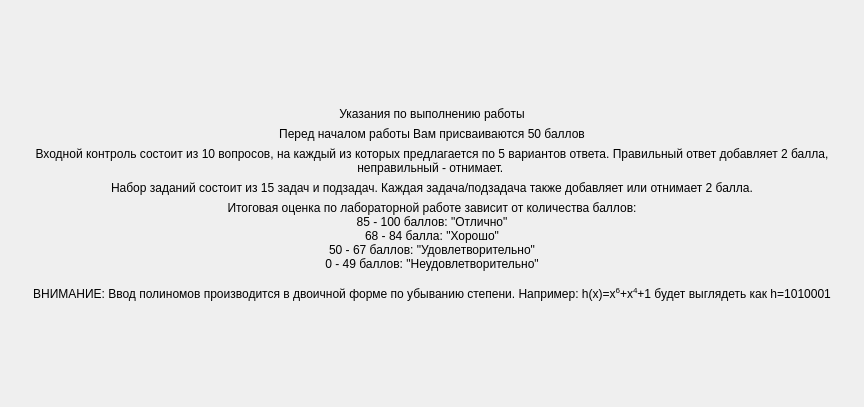
<?xml version="1.0" encoding="UTF-8"?>
<ui version="4.0">
 <class>ScreenDescription</class>
 <widget class="QFrame" name="ScreenDescription">
  <property name="geometry">
   <rect>
    <x>0</x>
    <y>0</y>
    <width>864</width>
    <height>407</height>
   </rect>
  </property>
  <property name="windowTitle">
   <string>Frame</string>
  </property>
  <layout class="QGridLayout" name="gridLayout">
   <property name="leftMargin">
    <number>0</number>
   </property>
   <property name="topMargin">
    <number>0</number>
   </property>
   <property name="rightMargin">
    <number>0</number>
   </property>
   <property name="bottomMargin">
    <number>0</number>
   </property>
   <item row="0" column="0">
    <layout class="QVBoxLayout" name="verticalLayout">
     <item>
      <spacer name="verticalSpacer">
       <property name="orientation">
        <enum>Qt::Vertical</enum>
       </property>
       <property name="sizeHint" stdset="0">
        <size>
         <width>0</width>
         <height>0</height>
        </size>
       </property>
      </spacer>
     </item>
     <item>
      <widget class="QLabel" name="label">
       <property name="styleSheet">
        <string notr="true">font: 75 16pt &quot;MS Shell Dlg 2&quot;;</string>
       </property>
       <property name="text">
        <string>Указания по выполнению работы</string>
       </property>
       <property name="alignment">
        <set>Qt::AlignCenter</set>
       </property>
       <property name="wordWrap">
        <bool>true</bool>
       </property>
      </widget>
     </item>
     <item>
      <widget class="QLabel" name="label_2">
       <property name="styleSheet">
        <string notr="true">font: 12pt &quot;MS Shell Dlg 2&quot;;</string>
       </property>
       <property name="text">
        <string>Перед началом работы Вам присваиваются 50 баллов</string>
       </property>
       <property name="alignment">
        <set>Qt::AlignCenter</set>
       </property>
       <property name="wordWrap">
        <bool>true</bool>
       </property>
      </widget>
     </item>
     <item>
      <widget class="QLabel" name="label_3">
       <property name="styleSheet">
        <string notr="true">font: 12pt &quot;MS Shell Dlg 2&quot;;</string>
       </property>
       <property name="text">
        <string>Входной контроль состоит из 10 вопросов, на каждый из которых предлагается по 5 вариантов ответа. Правильный ответ добавляет 2 балла, неправильный - отнимает. </string>
       </property>
       <property name="alignment">
        <set>Qt::AlignCenter</set>
       </property>
       <property name="wordWrap">
        <bool>true</bool>
       </property>
      </widget>
     </item>
     <item>
      <widget class="QLabel" name="label_4">
       <property name="styleSheet">
        <string notr="true">font: 12pt &quot;MS Shell Dlg 2&quot;;</string>
       </property>
       <property name="text">
        <string>Набор заданий состоит из 15 задач и подзадач. Каждая задача/подзадача также добавляет или отнимает 2 балла.</string>
       </property>
       <property name="alignment">
        <set>Qt::AlignCenter</set>
       </property>
       <property name="wordWrap">
        <bool>true</bool>
       </property>
      </widget>
     </item>
     <item>
      <widget class="QLabel" name="label_5">
       <property name="styleSheet">
        <string notr="true">font: 12pt &quot;MS Shell Dlg 2&quot;;</string>
       </property>
       <property name="text">
        <string>Итоговая оценка по лабораторной работе зависит от количества баллов:
85 - 100 баллов: &quot;Отлично&quot;
68 - 84 баллa: &quot;Хорошо&quot;
50 - 67 баллов: &quot;Удовлетворительно&quot;
0 - 49 баллов: &quot;Неудовлетворительно&quot;</string>
       </property>
       <property name="alignment">
        <set>Qt::AlignCenter</set>
       </property>
       <property name="wordWrap">
        <bool>true</bool>
       </property>
      </widget>
     </item>
     <item>
      <spacer name="verticalSpacer_3">
       <property name="orientation">
        <enum>Qt::Vertical</enum>
       </property>
       <property name="sizeType">
        <enum>QSizePolicy::Minimum</enum>
       </property>
       <property name="sizeHint" stdset="0">
        <size>
         <width>0</width>
         <height>10</height>
        </size>
       </property>
      </spacer>
     </item>
     <item>
      <widget class="QLabel" name="label_6">
       <property name="styleSheet">
        <string notr="true">font: 12pt &quot;MS Shell Dlg 2&quot;;</string>
       </property>
       <property name="text">
        <string>ВНИМАНИЕ: Ввод полиномов производится в двоичной форме по убыванию степени. Например: h(x)=x&lt;sup&gt;6&lt;/sup&gt;+x&lt;sup&gt;4&lt;/sup&gt;+1 будет выглядеть как h=1010001</string>
       </property>
       <property name="alignment">
        <set>Qt::AlignCenter</set>
       </property>
       <property name="wordWrap">
        <bool>true</bool>
       </property>
      </widget>
     </item>
     <item>
      <spacer name="verticalSpacer_2">
       <property name="orientation">
        <enum>Qt::Vertical</enum>
       </property>
       <property name="sizeHint" stdset="0">
        <size>
         <width>0</width>
         <height>0</height>
        </size>
       </property>
      </spacer>
     </item>
    </layout>
   </item>
  </layout>
 </widget>
 <resources/>
 <connections/>
</ui>
